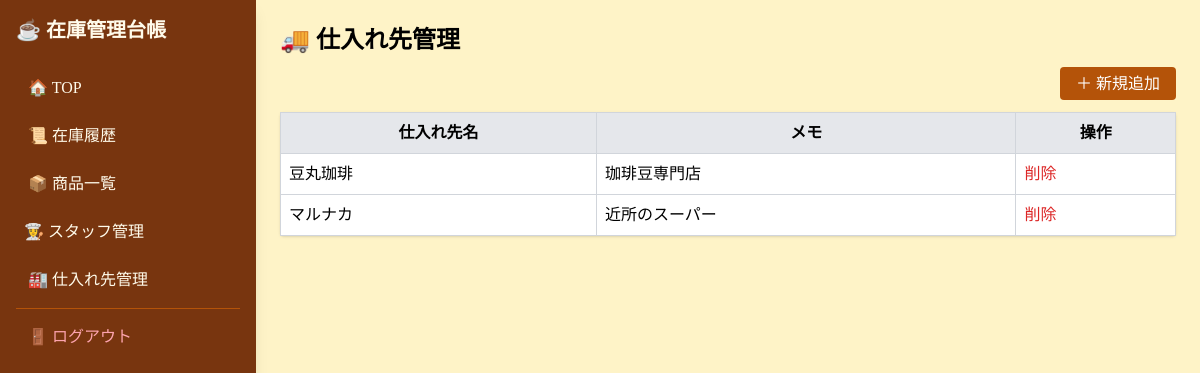
Screenshot of /suppliers (signed in) with the database file from the repository.
### tables this page shows
CREATE TABLE suppliers (
    id INTEGER PRIMARY KEY AUTOINCREMENT,
    name TEXT NOT NULL,
    note TEXT
);

### app.py (the view)
@app.route("/suppliers")
@login_required
def suppliers_list():
    conn = get_db_connection()
    suppliers = conn.execute("SELECT * FROM suppliers ORDER BY id").fetchall()
    conn.close()
    return render_template("suppliers.html", suppliers=suppliers)

### app.py (called while the page is built)
def get_db_connection():
    conn = sqlite3.connect(DB_PATH)
    conn.row_factory = sqlite3.Row
    return conn

def login_required(f):
    @wraps(f)
    def decorated_function(*args, **kwargs):
        if "user_id" not in session:
            return redirect(url_for("login"))
        return f(*args, **kwargs)
    return decorated_function

### templates/suppliers.html
{% extends "base.html" %}
{% block content %}
<h1 class="text-2xl font-bold mb-4">🚚 仕入れ先管理</h1>
<div class="mb-4 text-right">
  <a href="/suppliers/add" class="bg-amber-700 text-white px-4 py-2 rounded">
    ＋ 新規追加
  </a>
</div>
<table class="mt-4 bg-white shadow rounded w-full border border-gray-300 border-collapse">
<tr class="bg-gray-200">
  <th class="p-2 border border-gray-300">仕入れ先名</th>
  <th class="p-2 border border-gray-300">メモ</th>
  <th class="p-2 border border-gray-300">操作</th>
</tr>
{% for s in suppliers %}
<tr>
  <td class="p-2 border border-gray-300">{{ s.name }}</td>
  <td class="p-2 border border-gray-300">{{ s.note }}</td>
  <td class="p-2 border border-gray-300">
    <form action="/suppliers/delete/{{ s.id }}" method="post">
      <button class="text-red-600">削除</button>
    </form>
  </td>
</tr>
{% endfor %}
</table>
{% endblock %}

### templates/base.html (style rules this page uses)
body { font-family: "Noto Serif JP", serif; }

### rows the page displays
suppliers: name "豆丸珈琲", note "珈琲豆専門店"
suppliers: name "マルナカ", note "近所のスーパー"
